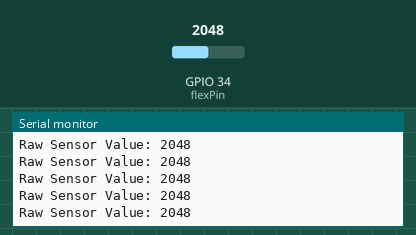
Recording of a sketch running on a simulated ESP32. Parts: the last lines printed to the serial monitor. The test bench sets the inputs (shaded band); at power-on: GPIO 34 (flexPin) = 2048.

Above: at 1.2 s.
1.3 s: GPIO 34 (flexPin) set to 2866
At 1.56 s:
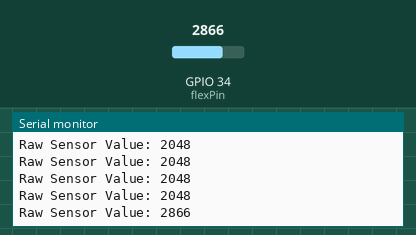
2.8 s: GPIO 34 (flexPin) set to 3603
At 2.96 s:
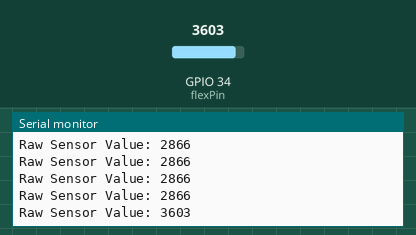
Timing chart, 0 to 5.8 s (numbered marks = the images above; inputs shaded):
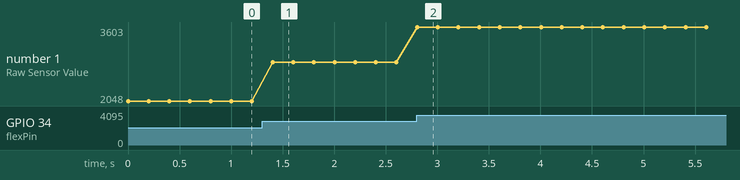

The sketch:

test_flex.ino
```cpp
// Flex Sensor Test
// Pin 34 is an Input Only analog pin on ESP32, perfect for sensors.

const int flexPin = 34;

void setup() {
  Serial.begin(115200);
  pinMode(flexPin, INPUT);
  Serial.println("Flex Sensor Test Started...");
}

void loop() {
  // Read the raw analog value (0 to 4095 on ESP32)
  int flexValue = analogRead(flexPin);

  Serial.print("Raw Sensor Value: ");
  Serial.println(flexValue);

  delay(200);
}
```

Measured:
- after the input at 1.3 s, the serial monitor: prints a new line after 0.10 s (image 1)
- after the input at 2.8 s, the serial monitor: prints a new line at once (image 2)
- plotted number 1: 2048 → 2866 after the input at 1.3 s, 2866 → 3603 after the input at 2.8 s
